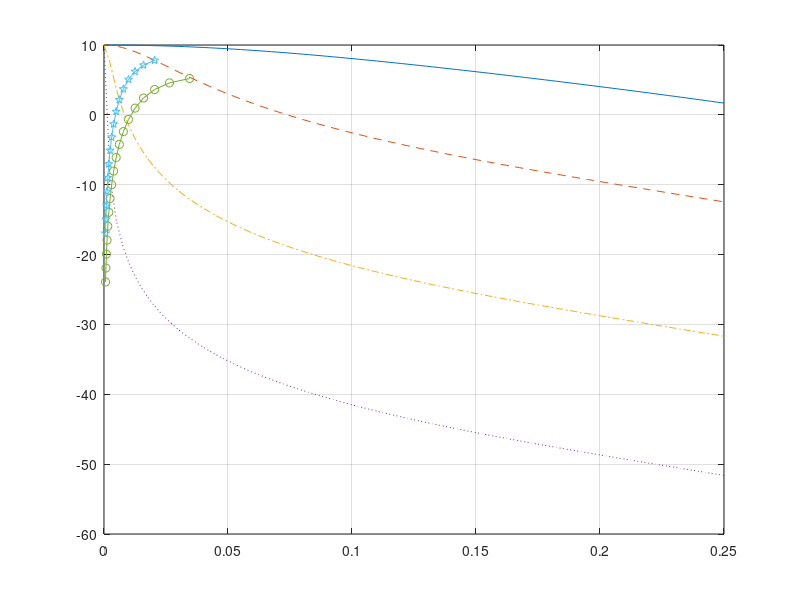

Write the MATLAB code that produced this figure. (Note: this script raises an error after producing the figure.)
%%%%%%%%%%%%%%%%%%%%%%%%%%%%%%%%
% Figure 6.35
% Xiaomin Lu 6/26/00
% updated by K. Bell 11/30/00
% updated by Lillian Xu 02/13/2001, K. Bell 7/26/01, 11/13/01
%%%%%%%%%%%%%%%%%%%%%%%%%%%%%%%%

clear all
close all

N = 10;
n = (-(N-1)/2:(N-1)/2)';
BWNN = 4/N;
signalRange = (0:0.25/100:0.25)*BWNN;

Vm = exp(j*n*pi*0);

k1 = 1;
for ASNR = 0:10:30
   M = 10^(ASNR/10);
   k2 = 1;
   for ua = signalRange
      Va = exp(j*n*pi*ua);
      Bc = 1/N*Vm'*Va;
      A(k1,k2) = N*abs(Bc)^2/( 1 + ( 2*M + M^2 )*( 1 - abs(Bc)^2 )  );
      k2 = k2 + 1;
   end
   k1  = k1 + 1;
end

A = 10*log10(A);
plot(signalRange/BWNN, A(1,:),'-',signalRange/BWNN, A(2,:),'--',signalRange/BWNN, A(3,:),'-.')
hold on
plot(signalRange/BWNN, A(4,:),':')


%%%%%%%%%%%%%%%%%%%%%%%%%%%%%%%%%%%%%%%%%%%%%%%%%%%%%%%%%%%%%%%%%
%%% Gain coresponding to CRB
hold on
 
h2 = 1;
for K = [2*N, 10*N]
   h1 = 1;
   for ASNR = 0:2:40
	   M = 10^(ASNR/10);
	   a = 3/(8*K);
   	b = inv( 1 - 1/N^2);
	   delta(h1) = sqrt(a*(1/M + 1/M^2)*b);
   
	%   [x,I] = min( abs(signalRange/BWNN-delta(h1)) )
   	Va = exp( j*n*pi*delta(h1)*BWNN );
	   Bc = 1/N*Vm'*Va;
   	CR_Gain(h2,h1) = N*abs(Bc)^2/( 1 + ( 2*M + M^2 )*( 1 - abs(Bc)^2 )  );
%   CR_Gain(h1) = A(h1,I);
   
	   h1 = h1 + 1;
   end
   h2 = h2 + 1;
   
end

CR_Gain = 10*log10(CR_Gain);
plot(delta(4:length(delta)),CR_Gain(1,4:length(delta)), '-o',delta(6:length(delta)),CR_Gain(2,6:length(delta)), '-p');
axis([0 0.25 -60 10])
grid
h=legend('{\itASNR}=0 dB','{\itASNR}=10 dB','{\itASNR}=20 dB','{\itASNR}=30 dB','CRB,{\itK}=2{\itN}','CRB,{\itK}=10{\itN}',4);
set(h,'Fontsize',12)
xlabel('{\itu}_{\ite} /{\itBW}_{\itNN}','Fontsize',14)
ylabel('Array gain (dB)','Fontsize',14)
%title('MPDR with DOA mismatch, N=10')
axis([0 0.1 -40 20])
set(gca, 'xtick',[0:0.01:0.25])
set(gca, 'ytick',[-40:5:20])

   
   




